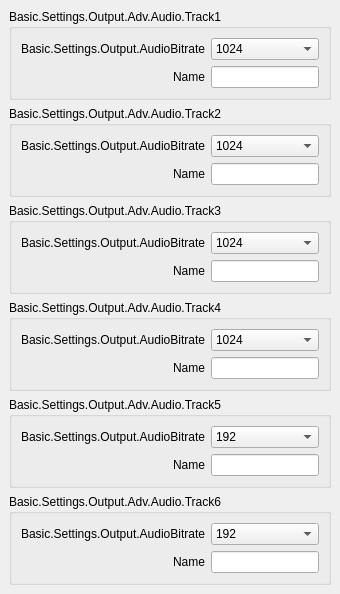
               <widget class="QWidget" name="advOutputAudioTracksTab">
                <attribute name="title">
                 <string>Basic.Settings.Audio</string>
                </attribute>
                <layout class="QVBoxLayout" name="verticalLayout_9">
                 <property name="leftMargin">
                  <number>0</number>
                 </property>
                 <property name="topMargin">
                  <number>0</number>
                 </property>
                 <property name="rightMargin">
                  <number>0</number>
                 </property>
                 <property name="bottomMargin">
                  <number>0</number>
                 </property>
                 <item alignment="Qt::AlignTop">
                  <widget class="QWidget" name="widget_3" native="true">
                   <property name="sizePolicy">
                    <sizepolicy hsizetype="Preferred" vsizetype="Preferred">
                     <horstretch>0</horstretch>
                     <verstretch>0</verstretch>
                    </sizepolicy>
                   </property>
                   <layout class="QVBoxLayout" name="verticalLayout_10">
                    <item>
                     <widget class="QGroupBox" name="groupBox">
                      <property name="sizePolicy">
                       <sizepolicy hsizetype="Preferred" vsizetype="Maximum">
                        <horstretch>0</horstretch>
                        <verstretch>0</verstretch>
                       </sizepolicy>
                      </property>
                      <property name="title">
                       <string>Basic.Settings.Output.Adv.Audio.Track1</string>
                      </property>
                      <layout class="QFormLayout" name="formLayout_10">
                       <property name="fieldGrowthPolicy">
                        <enum>QFormLayout::AllNonFixedFieldsGrow</enum>
                       </property>
                       <property name="labelAlignment">
                        <set>Qt::AlignRight|Qt::AlignTrailing|Qt::AlignVCenter</set>
                       </property>
                       <item row="0" column="1">
                        <widget class="QComboBox" name="advOutTrack1Bitrate">
                         <property name="currentIndex">
                          <number>11</number>
                         </property>
                         <item>
                          <property name="text">
                           <string>32</string>
                          </property>
                         </item>
                         <item>
                          <property name="text">
                           <string>48</string>
                          </property>
                         </item>
                         <item>
                          <property name="text">
                           <string>64</string>
                          </property>
                         </item>
                         <item>
                          <property name="text">
                           <string>80</string>
                          </property>
                         </item>
                         <item>
                          <property name="text">
                           <string>96</string>
                          </property>
                         </item>
                         <item>
                          <property name="text">
                           <string>112</string>
                          </property>
                         </item>
                         <item>
                          <property name="text">
                           <string>128</string>
                          </property>
                         </item>
                         <item>
                          <property name="text">
                           <string>160</string>
                          </property>
                         </item>
                         <item>
                          <property name="text">
                           <string>192</string>
                          </property>
                         </item>
                         <item>
                          <property name="text">
                           <string>256</string>
                          </property>
                         </item>
                         <item>
                          <property name="text">
                           <string>320</string>
                          </property>
                         </item>
                         <item>
                          <property name="text">
                           <string>1024</string>
                          </property>
                         </item>
                         <item>
                          <property name="text">
                            <string>2048</string>
                          </property>
                         </item>
                        </widget>
                       </item>
                       <item row="0" column="0">
                        <widget class="QLabel" name="label_25">
                         <property name="minimumSize">
                          <size>
                           <width>170</width>
                           <height>0</height>
                          </size>
                         </property>
                         <property name="text">
                          <string>Basic.Settings.Output.AudioBitrate</string>
                         </property>
                         <property name="alignment">
                          <set>Qt::AlignRight|Qt::AlignTrailing|Qt::AlignVCenter</set>
                         </property>
                         <property name="buddy">
                          <cstring>advOutTrack1Bitrate</cstring>
                         </property>
                        </widget>
                       </item>
                       <item row="1" column="0">
                        <widget class="QLabel" name="label_55">
                         <property name="text">
                          <string>Name</string>
                         </property>
                         <property name="buddy">
                          <cstring>advOutTrack1Name</cstring>
                         </property>
                        </widget>
                       </item>
                       <item row="1" column="1">
                        <widget class="QLineEdit" name="advOutTrack1Name"/>
                       </item>
                      </layout>
                     </widget>
                    </item>
                    <item>
                     <widget class="QGroupBox" name="groupBox_2">
                      <property name="sizePolicy">
                       <sizepolicy hsizetype="Preferred" vsizetype="Maximum">
                        <horstretch>0</horstretch>
                        <verstretch>0</verstretch>
                       </sizepolicy>
                      </property>
                      <property name="title">
                       <string>Basic.Settings.Output.Adv.Audio.Track2</string>
                      </property>
                      <layout class="QFormLayout" name="formLayout_11">
                       <property name="fieldGrowthPolicy">
                        <enum>QFormLayout::AllNonFixedFieldsGrow</enum>
                       </property>
                       <property name="labelAlignment">
                        <set>Qt::AlignRight|Qt::AlignTrailing|Qt::AlignVCenter</set>
                       </property>
                       <item row="0" column="0">
                        <widget class="QLabel" name="label_49">
                         <property name="minimumSize">
                          <size>
                           <width>170</width>
                           <height>0</height>
                          </size>
                         </property>
                         <property name="text">
                          <string>Basic.Settings.Output.AudioBitrate</string>
                         </property>
                         <property name="alignment">
                          <set>Qt::AlignRight|Qt::AlignTrailing|Qt::AlignVCenter</set>
                         </property>
                         <property name="buddy">
                          <cstring>advOutTrack2Bitrate</cstring>
                         </property>
                        </widget>
                       </item>
                       <item row="0" column="1">
                        <widget class="QComboBox" name="advOutTrack2Bitrate">
                         <property name="currentIndex">
                          <number>11</number>
                         </property>
                         <item>
                          <property name="text">
                           <string>32</string>
                          </property>
                         </item>
                         <item>
                          <property name="text">
                           <string>48</string>
                          </property>
                         </item>
                         <item>
                          <property name="text">
                           <string>64</string>
                          </property>
                         </item>
                         <item>
                          <property name="text">
                           <string>80</string>
                          </property>
                         </item>
                         <item>
                          <property name="text">
                           <string>96</string>
                          </property>
                         </item>
                         <item>
                          <property name="text">
                           <string>112</string>
                          </property>
                         </item>
                         <item>
                          <property name="text">
                           <string>128</string>
                          </property>
                         </item>
                         <item>
                          <property name="text">
                           <string>160</string>
                          </property>
                         </item>
                         <item>
                          <property name="text">
                           <string>192</string>
                          </property>
                         </item>
                         <item>
                          <property name="text">
                           <string>256</string>
                          </property>
                         </item>
                         <item>
                          <property name="text">
                           <string>320</string>
                          </property>
                         </item>
                         <item>
                           <property name="text">
                             <string>1024</string>
                           </property>
                         </item>
                         <item>
                           <property name="text">
                             <string>2048</string>
                           </property>
                         </item>                          
                        </widget>
                       </item>
                       <item row="1" column="0">
                        <widget class="QLabel" name="label_50">
                         <property name="text">
                          <string>Name</string>
                         </property>
                         <property name="buddy">
                          <cstring>advOutTrack2Name</cstring>
                         </property>
                        </widget>
                       </item>
                       <item row="1" column="1">
                        <widget class="QLineEdit" name="advOutTrack2Name"/>
                       </item>
                      </layout>
                     </widget>
                    </item>
                    <item>
                     <widget class="QGroupBox" name="groupBox_3">
                      <property name="sizePolicy">
                       <sizepolicy hsizetype="Preferred" vsizetype="Maximum">
                        <horstretch>0</horstretch>
                        <verstretch>0</verstretch>
                       </sizepolicy>
                      </property>
                      <property name="title">
                       <string>Basic.Settings.Output.Adv.Audio.Track3</string>
                      </property>
                      <layout class="QFormLayout" name="formLayout_12">
                       <property name="fieldGrowthPolicy">
                        <enum>QFormLayout::AllNonFixedFieldsGrow</enum>
                       </property>
                       <property name="labelAlignment">
                        <set>Qt::AlignRight|Qt::AlignTrailing|Qt::AlignVCenter</set>
                       </property>
                       <item row="0" column="0">
                        <widget class="QLabel" name="label_51">
                         <property name="minimumSize">
                          <size>
                           <width>170</width>
                           <height>0</height>
                          </size>
                         </property>
                         <property name="text">
                          <string>Basic.Settings.Output.AudioBitrate</string>
                         </property>
                         <property name="alignment">
                          <set>Qt::AlignRight|Qt::AlignTrailing|Qt::AlignVCenter</set>
                         </property>
                         <property name="buddy">
                          <cstring>advOutTrack3Bitrate</cstring>
                         </property>
                        </widget>
                       </item>
                       <item row="0" column="1">
                        <widget class="QComboBox" name="advOutTrack3Bitrate">
                         <property name="currentIndex">
                          <number>11</number>
                         </property>
                         <item>
                          <property name="text">
                           <string>32</string>
                          </property>
                         </item>
                         <item>
                          <property name="text">
                           <string>48</string>
                          </property>
                         </item>
                         <item>
                          <property name="text">
                           <string>64</string>
                          </property>
                         </item>
                         <item>
                          <property name="text">
                           <string>80</string>
                          </property>
                         </item>
                         <item>
                          <property name="text">
                           <string>96</string>
                          </property>
                         </item>
                         <item>
                          <property name="text">
                           <string>112</string>
                          </property>
                         </item>
                         <item>
                          <property name="text">
                           <string>128</string>
                          </property>
                         </item>
                         <item>
                          <property name="text">
                           <string>160</string>
                          </property>
                         </item>
                         <item>
                          <property name="text">
                           <string>192</string>
                          </property>
                         </item>
                         <item>
                          <property name="text">
                           <string>256</string>
                          </property>
                         </item>
                         <item>
                          <property name="text">
                           <string>320</string>
                          </property>
                         </item>
                         <item>
                           <property name="text">
                             <string>1024</string>
                           </property>
                         </item>
                         <item>
                           <property name="text">
                             <string>2048</string>
                           </property>
                         </item>
                        </widget>
                       </item>
                       <item row="1" column="0">
                        <widget class="QLabel" name="label_52">
                         <property name="text">
                          <string>Name</string>
                         </property>
                         <property name="buddy">
                          <cstring>advOutTrack3Name</cstring>
                         </property>
                        </widget>
                       </item>
                       <item row="1" column="1">
                        <widget class="QLineEdit" name="advOutTrack3Name"/>
                       </item>
                      </layout>
                     </widget>
                    </item>
                    <item>
                     <widget class="QGroupBox" name="groupBox_4">
                      <property name="sizePolicy">
                       <sizepolicy hsizetype="Preferred" vsizetype="Maximum">
                        <horstretch>0</horstretch>
                        <verstretch>0</verstretch>
                       </sizepolicy>
                      </property>
                      <property name="title">
                       <string>Basic.Settings.Output.Adv.Audio.Track4</string>
                      </property>
                      <layout class="QFormLayout" name="formLayout_13">
                       <property name="fieldGrowthPolicy">
                        <enum>QFormLayout::AllNonFixedFieldsGrow</enum>
                       </property>
                       <property name="labelAlignment">
                        <set>Qt::AlignRight|Qt::AlignTrailing|Qt::AlignVCenter</set>
                       </property>
                       <item row="0" column="0">
                        <widget class="QLabel" name="label_53">
                         <property name="minimumSize">
                          <size>
                           <width>170</width>
                           <height>0</height>
                          </size>
                         </property>
                         <property name="text">
                          <string>Basic.Settings.Output.AudioBitrate</string>
                         </property>
                         <property name="alignment">
                          <set>Qt::AlignRight|Qt::AlignTrailing|Qt::AlignVCenter</set>
                         </property>
                         <property name="buddy">
                          <cstring>advOutTrack4Bitrate</cstring>
                         </property>
                        </widget>
                       </item>
                       <item row="0" column="1">
                        <widget class="QComboBox" name="advOutTrack4Bitrate">
                         <property name="currentIndex">
                          <number>11</number>
                         </property>
                         <item>
                          <property name="text">
                           <string>32</string>
                          </property>
                         </item>
                         <item>
                          <property name="text">
                           <string>48</string>
                          </property>
                         </item>
                         <item>
                          <property name="text">
                           <string>64</string>
                          </property>
                         </item>
                         <item>
                          <property name="text">
                           <string>80</string>
                          </property>
                         </item>
                         <item>
                          <property name="text">
                           <string>96</string>
                          </property>
                         </item>
                         <item>
                          <property name="text">
                           <string>112</string>
                          </property>
                         </item>
                         <item>
                          <property name="text">
                           <string>128</string>
                          </property>
                         </item>
                         <item>
                          <property name="text">
                           <string>160</string>
                          </property>
                         </item>
                         <item>
                          <property name="text">
                           <string>192</string>
                          </property>
                         </item>
                         <item>
                          <property name="text">
                           <string>256</string>
                          </property>
                         </item>
                         <item>
                          <property name="text">
                           <string>320</string>
                          </property>
                         </item>
                         <item>
                           <property name="text">
                             <string>1024</string>
                           </property>
                         </item>
                         <item>
                           <property name="text">
                             <string>2048</string>
                           </property>
                         </item>                          
                        </widget>
                       </item>
                       <item row="1" column="0">
                        <widget class="QLabel" name="label_54">
                         <property name="text">
                          <string>Name</string>
                         </property>
                         <property name="buddy">
                          <cstring>advOutTrack4Name</cstring>
                         </property>
                        </widget>
                       </item>
                       <item row="1" column="1">
                        <widget class="QLineEdit" name="advOutTrack4Name"/>
                       </item>
                      </layout>
                     </widget>
                    </item>
                    <item>
                     <widget class="QGroupBox" name="groupBox_9">
                      <property name="sizePolicy">
                       <sizepolicy hsizetype="Preferred" vsizetype="Maximum">
                        <horstretch>0</horstretch>
                        <verstretch>0</verstretch>
                       </sizepolicy>
                      </property>
                      <property name="title">
                       <string>Basic.Settings.Output.Adv.Audio.Track5</string>
                      </property>
                      <layout class="QFormLayout" name="formLayout_25">
                       <property name="fieldGrowthPolicy">
                        <enum>QFormLayout::AllNonFixedFieldsGrow</enum>
                       </property>
                       <property name="labelAlignment">
                        <set>Qt::AlignRight|Qt::AlignTrailing|Qt::AlignVCenter</set>
                       </property>
                       <item row="0" column="0">
                        <widget class="QLabel" name="label_59">
                         <property name="minimumSize">
                          <size>
                           <width>170</width>
                           <height>0</height>
                          </size>
                         </property>
                         <property name="text">
                          <string>Basic.Settings.Output.AudioBitrate</string>
                         </property>
                         <property name="alignment">
                          <set>Qt::AlignRight|Qt::AlignTrailing|Qt::AlignVCenter</set>
                         </property>
                         <property name="buddy">
                          <cstring>advOutTrack5Bitrate</cstring>
                         </property>
                        </widget>
                       </item>
                       <item row="0" column="1">
                        <widget class="QComboBox" name="advOutTrack5Bitrate">
                         <property name="currentIndex">
                          <number>8</number>
                         </property>
                         <item>
                          <property name="text">
                           <string>32</string>
                          </property>
                         </item>
                         <item>
                          <property name="text">
                           <string>48</string>
                          </property>
                         </item>
                         <item>
                          <property name="text">
                           <string>64</string>
                          </property>
                         </item>
                         <item>
                          <property name="text">
                           <string>80</string>
                          </property>
                         </item>
                         <item>
                          <property name="text">
                           <string>96</string>
                          </property>
                         </item>
                         <item>
                          <property name="text">
                           <string>112</string>
                          </property>
                         </item>
                         <item>
                          <property name="text">
                           <string>128</string>
                          </property>
                         </item>
                         <item>
                          <property name="text">
                           <string>160</string>
                          </property>
                         </item>
                         <item>
                          <property name="text">
                           <string>192</string>
                          </property>
                         </item>
                         <item>
                          <property name="text">
                           <string>256</string>
                          </property>
                         </item>
                         <item>
                          <property name="text">
                           <string>320</string>
                          </property>
                         </item>
                         <item>
                           <property name="text">
                             <string>1024</string>
                           </property>
                         </item>
                         <item>
                           <property name="text">
                             <string>2048</string>
                           </property>
                         </item>                         
                        </widget>
                       </item>
                       <item row="1" column="0">
                        <widget class="QLabel" name="label_60">
                         <property name="text">
                          <string>Name</string>
                         </property>
                         <property name="buddy">
                          <cstring>advOutTrack5Name</cstring>
                         </property>
                        </widget>
                       </item>
                       <item row="1" column="1">
                        <widget class="QLineEdit" name="advOutTrack5Name"/>
                       </item>
                      </layout>
                     </widget>
                    </item>
                    <item>
                     <widget class="QGroupBox" name="groupBox_12">
                      <property name="sizePolicy">
                       <sizepolicy hsizetype="Preferred" vsizetype="Maximum">
                        <horstretch>0</horstretch>
                        <verstretch>0</verstretch>
                       </sizepolicy>
                      </property>
                      <property name="title">
                       <string>Basic.Settings.Output.Adv.Audio.Track6</string>
                      </property>
                      <layout class="QFormLayout" name="formLayout_26">
                       <property name="fieldGrowthPolicy">
                        <enum>QFormLayout::AllNonFixedFieldsGrow</enum>
                       </property>
                       <property name="labelAlignment">
                        <set>Qt::AlignRight|Qt::AlignTrailing|Qt::AlignVCenter</set>
                       </property>
                       <item row="0" column="0">
                        <widget class="QLabel" name="label_61">
                         <property name="minimumSize">
                          <size>
                           <width>170</width>
                           <height>0</height>
                          </size>
                         </property>
                         <property name="text">
                          <string>Basic.Settings.Output.AudioBitrate</string>
                         </property>
                         <property name="alignment">
                          <set>Qt::AlignRight|Qt::AlignTrailing|Qt::AlignVCenter</set>
                         </property>
                         <property name="buddy">
                          <cstring>advOutTrack6Bitrate</cstring>
                         </property>
                        </widget>
                       </item>
                       <item row="0" column="1">
                        <widget class="QComboBox" name="advOutTrack6Bitrate">
                         <property name="currentIndex">
                          <number>8</number>
                         </property>
                         <item>
                          <property name="text">
                           <string>32</string>
                          </property>
                         </item>
                         <item>
                          <property name="text">
                           <string>48</string>
                          </property>
                         </item>
                         <item>
                          <property name="text">
                           <string>64</string>
                          </property>
                         </item>
                         <item>
                          <property name="text">
                           <string>80</string>
                          </property>
                         </item>
                         <item>
                          <property name="text">
                           <string>96</string>
                          </property>
                         </item>
                         <item>
                          <property name="text">
                           <string>112</string>
                          </property>
                         </item>
                         <item>
                          <property name="text">
                           <string>128</string>
                          </property>
                         </item>
                         <item>
                          <property name="text">
                           <string>160</string>
                          </property>
                         </item>
                         <item>
                          <property name="text">
                           <string>192</string>
                          </property>
                         </item>
                         <item>
                          <property name="text">
                           <string>256</string>
                          </property>
                         </item>
                         <item>
                          <property name="text">
                           <string>320</string>
                          </property>
                         </item>
                         <item>
                           <property name="text">
                             <string>1024</string>
                           </property>
                         </item>
                         <item>
                           <property name="text">
                             <string>2048</string>
                           </property>
                         </item>                          
                        </widget>
                       </item>
                       <item row="1" column="0">
                        <widget class="QLabel" name="label_62">
                         <property name="text">
                          <string>Name</string>
                         </property>
                         <property name="buddy">
                          <cstring>advOutTrack6Name</cstring>
                         </property>
                        </widget>
                       </item>
                       <item row="1" column="1">
                        <widget class="QLineEdit" name="advOutTrack6Name"/>
                       </item>
                      </layout>
                     </widget>
                    </item>
                   </layout>
                  </widget>
                 </item>
                </layout>
               </widget>
